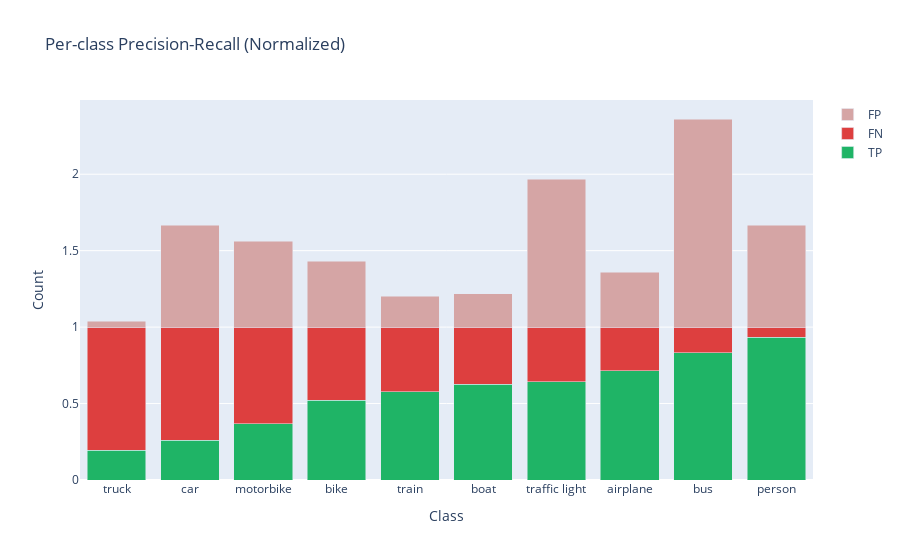

Write notebook code for a chart like this one.
### Code cell
df = pd.DataFrame({
    "Class": class_names,
    "TP": per_class_tp,
    "FP": per_class_fp,
    "FN": per_class_fn
})

support = df["TP"] + df["FN"]
# normalize
df["TP"] = df["TP"] / support
df["FP"] = df["FP"] / support
df["FN"] = df["FN"] / support

df = df.sort_values("TP")

fig = go.Figure(data=[
    go.Bar(name='TP', x=df["Class"], y=df["TP"], marker_color='#1fb466'),
    go.Bar(name='FN', x=df["Class"], y=df["FN"], marker_color='#dd3f3f'),
    go.Bar(name='FP', x=df["Class"], y=df["FP"], marker_color='#d5a5a5'),
])

fig.update_layout(barmode='stack', title="Per-class Precision-Recall (Normalized)",
                    xaxis_title="Class", yaxis_title="Count")
fig.show()

### Figure 1 — Plotly figure (JSON) as saved in the notebook; plotly's stock layout.template omitted (floating-point values rounded to 4 significant figures)
{"data": [{"marker": {"color": "#1fb466"}, "name": "TP", "type": "bar", "x": ["truck", "car", "motorbike", "bike", "train", "boat", "traffic light", "airplane", "bus", "person"], "y": [0.1944, 0.2593, 0.3689, 0.5215, 0.5763, 0.625, 0.6437, 0.7132, 0.8333, 0.9333]}, {"marker": {"color": "#dd3f3f"}, "name": "FN", "type": "bar", "x": ["truck", "car", "motorbike", "bike", "train", "boat", "traffic light", "airplane", "bus", "person"], "y": [0.8056, 0.7407, 0.6311, 0.4785, 0.4237, 0.375, 0.3563, 0.2868, 0.1667, 0.06667]}, {"marker": {"color": "#d5a5a5"}, "name": "FP", "type": "bar", "x": ["truck", "car", "motorbike", "bike", "train", "boat", "traffic light", "airplane", "bus", "person"], "y": [0.03704, 0.6667, 0.5631, 0.4301, 0.2034, 0.2188, 0.9655, 0.3603, 1.361, 0.6667]}], "layout": {"barmode": "stack", "title": {"text": "Per-class Precision-Recall (Normalized)"}, "xaxis": {"title": {"text": "Class"}}, "yaxis": {"title": {"text": "Count"}}}}
